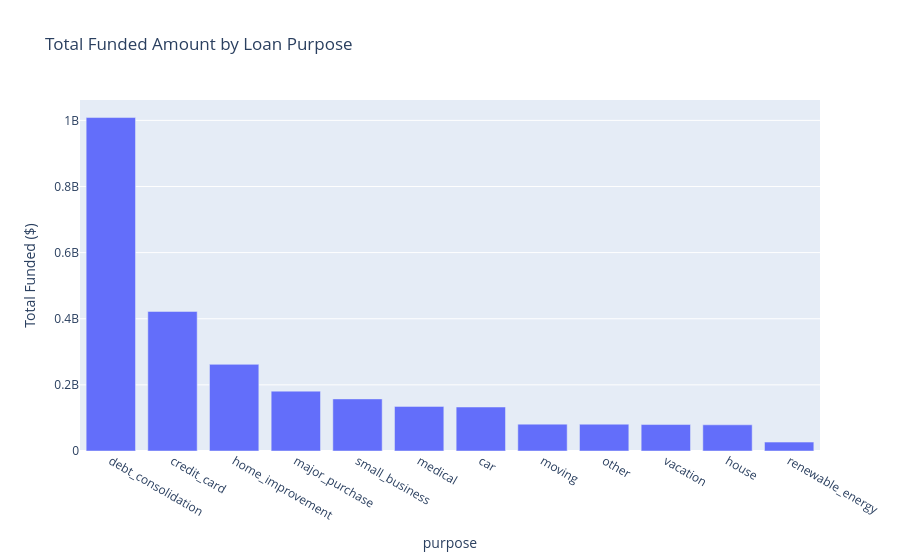

The code cell stored with this chart in its notebook:
### Markdown cell above
### 5.5 Loan Purpose Breakdown

### Code cell
purpose_summary = loans.groupby("purpose").agg(
    applications=("loan_id", "count"),
    total_funded_amount=("funded_amount", "sum"),
).reset_index().sort_values("total_funded_amount", ascending=False)

fig = px.bar(purpose_summary, x="purpose", y="total_funded_amount",
             title="Total Funded Amount by Loan Purpose",
             labels={"total_funded_amount": "Total Funded ($)"})
fig.update_xaxes(categoryorder="total descending")
fig.show()

### Figure 1 — Plotly figure (JSON) as saved in the notebook; plotly's stock layout.template omitted (floating-point values rounded to 4 significant figures)
{"data": [{"hovertemplate": "purpose=%{x}<br>Total Funded ($)=%{y}<extra></extra>", "legendgroup": "", "marker": {"color": "#636efa", "pattern": {"shape": ""}}, "name": "", "orientation": "v", "showlegend": false, "textposition": "auto", "type": "bar", "x": ["debt_consolidation", "credit_card", "home_improvement", "major_purchase", "small_business", "medical", "car", "moving", "other", "vacation", "house", "renewable_energy"], "xaxis": "x", "y": [1008516800, 422105600, 262058850, 181069300, 157588750, 134909150, 133061850, 81252950, 81063650, 80042150, 79252050, 26984550], "yaxis": "y"}], "layout": {"barmode": "relative", "legend": {"tracegroupgap": 0}, "title": {"text": "Total Funded Amount by Loan Purpose"}, "xaxis": {"anchor": "y", "categoryorder": "total descending", "domain": [0, 1], "title": {"text": "purpose"}}, "yaxis": {"anchor": "x", "domain": [0, 1], "title": {"text": "Total Funded ($)"}}}}
